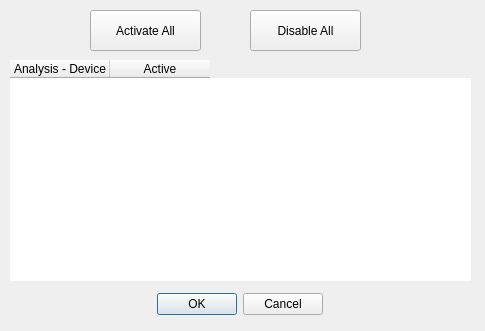
<?xml version="1.0" encoding="UTF-8"?>
<ui version="4.0">
 <class>Dialog</class>
 <widget class="QDialog" name="Dialog">
  <property name="geometry">
   <rect>
    <x>0</x>
    <y>0</y>
    <width>485</width>
    <height>331</height>
   </rect>
  </property>
  <property name="windowTitle">
   <string>Dialog</string>
  </property>
  <widget class="QTableWidget" name="tableWidget">
   <property name="geometry">
    <rect>
     <x>10</x>
     <y>60</y>
     <width>461</width>
     <height>221</height>
    </rect>
   </property>
   <property name="frameShape">
    <enum>QFrame::NoFrame</enum>
   </property>
   <property name="sizeAdjustPolicy">
    <enum>QAbstractScrollArea::AdjustIgnored</enum>
   </property>
   <property name="showGrid">
    <bool>true</bool>
   </property>
   <property name="gridStyle">
    <enum>Qt::NoPen</enum>
   </property>
   <property name="wordWrap">
    <bool>true</bool>
   </property>
   <property name="cornerButtonEnabled">
    <bool>true</bool>
   </property>
   <property name="rowCount">
    <number>1</number>
   </property>
   <property name="columnCount">
    <number>2</number>
   </property>
   <attribute name="horizontalHeaderVisible">
    <bool>true</bool>
   </attribute>
   <attribute name="horizontalHeaderCascadingSectionResizes">
    <bool>false</bool>
   </attribute>
   <attribute name="horizontalHeaderShowSortIndicator" stdset="0">
    <bool>false</bool>
   </attribute>
   <attribute name="verticalHeaderVisible">
    <bool>false</bool>
   </attribute>
   <attribute name="verticalHeaderCascadingSectionResizes">
    <bool>false</bool>
   </attribute>
   <row/>
   <column>
    <property name="text">
     <string>Analysis - Device</string>
    </property>
   </column>
   <column>
    <property name="text">
     <string>Active</string>
    </property>
   </column>
  </widget>
  <widget class="QPushButton" name="buttonActivateAll">
   <property name="geometry">
    <rect>
     <x>90</x>
     <y>10</y>
     <width>111</width>
     <height>41</height>
    </rect>
   </property>
   <property name="text">
    <string>Activate All</string>
   </property>
  </widget>
  <widget class="QPushButton" name="buttonDisableAll">
   <property name="geometry">
    <rect>
     <x>250</x>
     <y>10</y>
     <width>111</width>
     <height>41</height>
    </rect>
   </property>
   <property name="text">
    <string>Disable All</string>
   </property>
  </widget>
  <widget class="QDialogButtonBox" name="buttonBox">
   <property name="geometry">
    <rect>
     <x>130</x>
     <y>290</y>
     <width>193</width>
     <height>28</height>
    </rect>
   </property>
   <property name="standardButtons">
    <set>QDialogButtonBox::Cancel|QDialogButtonBox::Ok</set>
   </property>
  </widget>
 </widget>
 <resources/>
 <connections/>
</ui>
